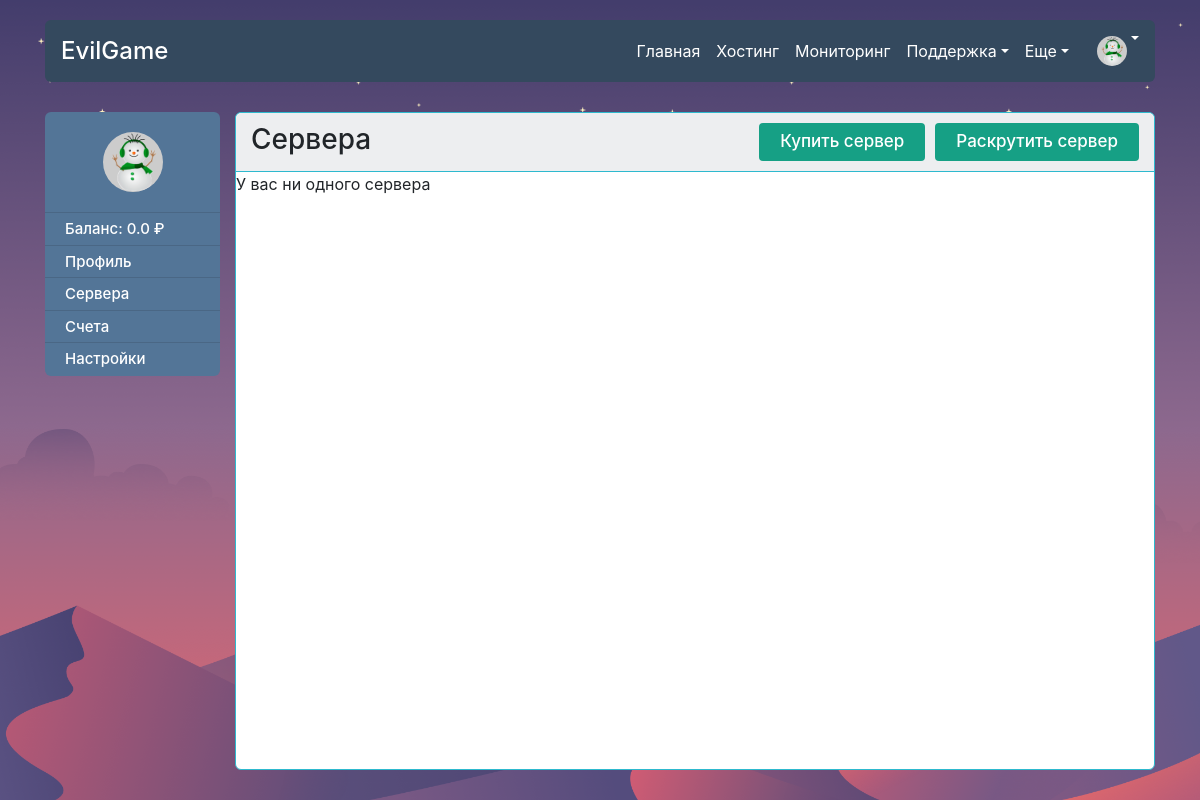
The app's page /panel/servers/ (signed in), older data.
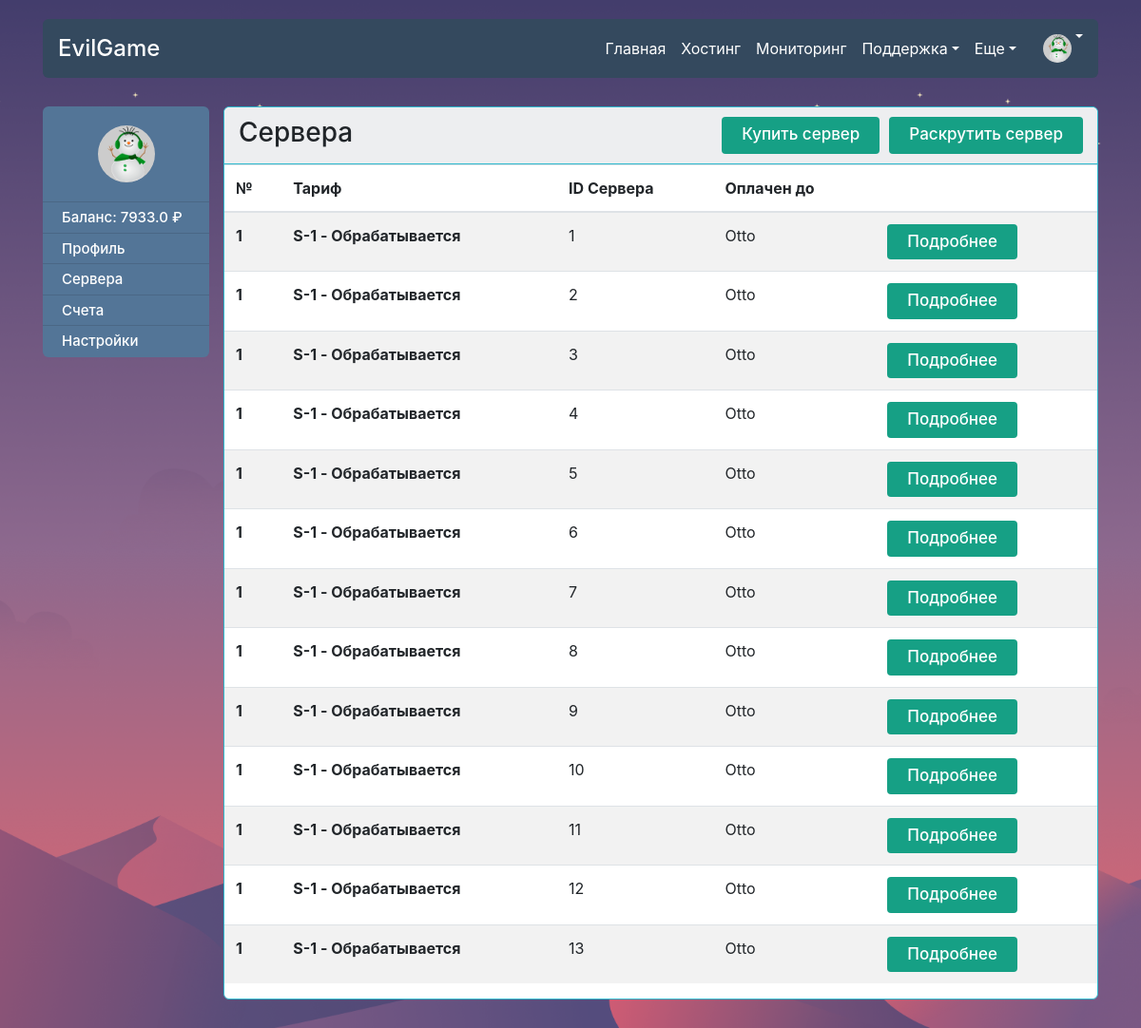
The same page, newer data.
### main/models.py (models this page shows, shortened)
class User(AbstractBaseUser):
    objects = MyUserManager()
    username = models.CharField(verbose_name='username', max_length=20, unique=True)
    first_name = models.CharField(verbose_name='first name', max_length=25)
    last_name = models.CharField(verbose_name='last name', max_length=25)
    email = models.EmailField(
        verbose_name='email address',
        max_length=255,
        unique=True
    )
    date_joined = models.DateTimeField(verbose_name='date joined', default=timezone.now)
    is_active = models.BooleanField(default=False)
    is_admin = models.BooleanField(default=False)
    money = models.FloatField(verbose_name='money of user', default=0)
    activation_code = models.CharField(max_length=20, default=objects.make_random_password(length=20))
    password_recovery_code = models.CharField(max_length=20, default='None')
    show_tips = models.BooleanField(default=True)
    photo = models.ImageField(upload_to='main/media/profile_photo/',
                              default='main/media/profile_photo/default.png')
    USERNAME_FIELD = 'username'
    REQUIRED_FIELDS = ['first_name', 'last_name', 'email']

class Server(models.Model):
    owner = models.ForeignKey(User)
    ip = models.CharField(max_length=40)
    password = models.CharField(max_length=40)
    login = models.CharField(max_length=40)
    activation_date = models.DateTimeField(null=True)
    status = models.CharField(max_length=30, default="Обрабатывается")
    price = models.IntegerField()
    name = models.CharField(max_length=60)
    processor = models.CharField(max_length=60)
    ram = models.CharField(max_length=60)
    disk = models.CharField(max_length=60)
    def __str__(self):
        return self.name

### main/views.py (the view)
# urls.py: url(r'panel/servers/$', views.servers, name='servers'),
@login_required
def servers(request):
    user_servers = request.user.server_set.all()
    context = {
        'servers' : user_servers,
    }
    return render(request, 'servers.html', context)

### main/auth_backend.py (called while the page is built)
    def get_user(self, user_id):
        try:
            return User.objects.get(pk=user_id)
        except User.DoesNotExist:
            return None

### templates/servers.html (shortened to what this page needs)
{% extends "panel.html" %}
{% load static %}
{% block panel-header%}
<h3>Сервера</h3>
<a href="{% url "servers_for_sale" %}" class="ml-auto btn start-btn">Купить сервер</a>
<a href="#" style="margin-left: 10px" class=" btn start-btn">Раскрутить сервер</a>
{% endblock %}
{% block panel-body %}
<div class="row">
    {% if servers %}
<table class="table table-striped">
  <thead>
    <tr>
      <th>№</th>
      <th scope="col">Тариф</th>
      <th scope="col">ID Сервера</th>
      <th scope="col">Оплачен до</th>
      <th scope="col"></th>
    </tr>
  </thead>
  <tbody>
    {% for server in servers %}
    <tr>
      <th>1</th>
      <th scope="row">{{ server }} - {{ server.status }}</th>
      <td>{{server.id}}</td>
      <td>Otto</td>
      <td><a href="{% url "servers_for_sale" %}" class="ml-auto btn start-btn">Подробнее</a></td>
    </tr>
    {% endfor %}
    {% else %}
    У вас ни одного сервера
{% endif %}
</div>
{% endblock %}

### templates/panel.html (shortened to what this page needs)
{% load static %}
<!DOCTYPE html>
  <html>
    <head>
      {% include "other/links.html" %}
    </head>
    <body>
      <div class="wrapper">
        <div id="header1" class="header">
          {% include "other/header.html" %}
          <div class="panel-wrapper">
            <div class="container">
              <div class="row">
                <div class="col-md-2 panel-nav-p-fixer">
                  <div class="btn-group-vertical side-nav" role="group" aria-label="Vertical button group" style="width: 100%;">
                    <div class="ava" style="width: 100%; background: #537597">
                      <div class="user-photo">
                        <img src="{{ user.photo.url }}" alt="">
                      </div>
                      <br>
                    </div>
                    <button onclick="window.location.href='{% url "profile" %}'" type="button" class="btn btn-secondary">Баланс: {{user.money}} ₽</button>
                    <button onclick="window.location.href='{% url "profile" %}'" type="button" class="btn btn-secondary">Профиль</button>
                    <button onclick="window.location.href='{% url "servers" %}'" type="button" class="btn btn-secondary">Сервера</button>
                    <button onclick="window.location.href='{% url "servers" %}'" type="button" class="btn btn-secondary">Счета</button>
                    <button onclick="window.location.href='{% url "login" %}'" type="button" class="btn btn-secondary" style="border-radius: 0px 0px 6px 6px;-moz-border-radius: 0px 0px 6px 6px;-webkit-border-radius: 0px 0px 6px 6px;">Настройки</button>
                  </div>
                </div>
                <div class="col-md-10">
                  <div class="card tbp-card panel-card">
                    <div class="card-header panel-card-header nav">
                        {% block panel-header %}
                        {% endblock %}
                    </div>
                    <div class="card-body panel-card-body">
                      <div class="container">
                        {% block panel-body %}
                        {% endblock %}
                      </div>
                    </div>
                  </div>
                </div>
              </div>
            </div>
          </div>
        </div>
      </div>
    </body>
  </html>

### templates/other/links.html (shortened to what this page needs)
{% load static %}
<link rel="stylesheet" href="https://maxcdn.bootstrapcdn.com/bootstrap/4.0.0/css/bootstrap.min.css">
<link rel="stylesheet" href="https://maxcdn.bootstrapcdn.com/font-awesome/4.3.0/css/font-awesome.min.css">
<link rel="stylesheet" href="{% static 'css/style.css' %}">
<link rel="stylesheet" href="{% static 'css/media.css' %}">

### templates/other/header.html (shortened to what this page needs)
<div class="container">
          <nav class="navbar navbar-expand-lg navigation">
            <a class="navbar-brand" href="{% url 'index' %}">EvilGame</a>
            <div class="collapse navbar-collapse" id="navbarSupportedContent">
              <ul class="navbar-nav ml-auto">
                <li class="nav-item active">
                  <a class="nav-link" href="#">Главная <span class="sr-only">(current)</span></a>
                </li>
                <li class="nav-item">
                  <a class="nav-link" href="#">Хостинг</a>
                </li>
                <li class="nav-item">
                  <a class="nav-link" href="#">Мониторинг</a>
                </li>
                <li class="nav-item dropdown">
                  <a class="nav-link dropdown-toggle" data-toggle="dropdown" href="#" role="button" aria-haspopup="true" aria-expanded="false">Поддержка</a>
                </li>
                <li class="nav-item dropdown">
                  <a class="nav-link dropdown-toggle" data-toggle="dropdown" href="#" role="button" aria-haspopup="true" aria-expanded="false">Еще</a>
                </li>
                <li class="nav-item dropdown" style="margin-left: 20px">
                {% if user.is_authenticated %}
                    <div class="header-ava dropdown-toggle" style="width: 100%; margin-top: 5px" data-toggle="dropdown" href="#" role="button" aria-haspopup="true" aria-expanded="false">
                      <div class="user-photo" style="display: inline-block;">
                        <img src="{{ user.photo.url }}" alt="">
                      </div>
                    </div>
                  {% else %}
                  <button style="margin-left: 6px" type="button" class="btn btn-warning" onclick="window.location.href = '{% url "login" %}?next=/'">Войти</button>
                  {% endif %}
                </li>
              </ul>
          </div>
        </nav>
        </div>

### templates/other/scripts.html (shortened to what this page needs)
{% load static %}

### main/static/css/style.css (style rules this page uses)
.header { width: 100%; height: 100vh; padding: 20px 0px 20px 0px; background-image: url(../img/header-wp.png); background-position: bottom; background-size: cover; }
.navigation { background: #34495E; border-radius: 6px 6px 6px 6px; -moz-border-radius: 6px 6px 6px 6px; -webkit-border-radius: 6px 6px 6px 6px; border: 0px solid #000000; margin-bottom: 30px; color: white; }
.navigation a { color: white !important; }
.navbar-brand { font-weight: 500; font-size: 1.5rem; }
.start-btn { background: #16A085; color: white; }
.btn { padding: 5px 20px 5px 20px; font-size: 17px; font-weight: 500 }
.card { transition: 0.3s; border-radius: 6px 6px 6px 6px; -moz-border-radius: 6px 6px 6px 6px; -webkit-border-radius: 6px 6px 6px 6px; }
.card-header { padding: 20px 20px 20px 30px; border: 0px; border-radius: 6px 6px 0px 0px !important; -moz-border-radius: 6px 6px 0px 0px !important; -webkit-border-radius: 6px 6px 0px 0px !important; border: 0px solid #000000 !important; }
.card-block li, ul { list-style-type: none; padding: 0px; margin: 0px; }
.ava { border: 0 !important; border-radius: 6px 6px 0px 0px; -moz-border-radius: 6px 6px 0px 0px; -webkit-border-radius: 6px 6px 0px 0px; padding: 20px 20px 20px 20px; background: #34495E; display: flex; flex-flow: row wrap; align-items: flex-start; }
.header-ava { border: 0 !important; display: flex; flex-flow: row wrap; align-items: flex-start; }
.header-ava .user-photo { width: 30px; height: 30px; background-color: #ccc; border-radius: 50%; margin: 0 auto; overflow: hidden; }
.header-ava .user-photo img { height: 100%; }
.ava .user-photo { width: 60px; height: 60px; background-color: #ccc; border-radius: 50%; margin: 0 auto; overflow: hidden; }
.ava .user-photo img { height: 100%; }
.side-nav button { background-color: #537597; text-align: left !important; border-top:1px solid #4A6785; border-right:0px solid #2eb9ce; border-bottom:0px solid #2eb9ce; border-left:0px solid #2eb9ce; font-size: 15px }
.tbp-card { border: 1px solid #2eb9ce !important; }
.panel-card { height: calc(100vh - 80px - 62px) }
.panel-card-header { height: 60px; background: #EDEEF0; padding: 10px 15px 10px 15px; border-bottom: 1px solid #2eb9ce !important; }
.panel-card-header h3 { margin: 0; }
.panel-card-body { overflow-y: scroll; overflow-x: scroll; padding: 0px !important; height: calc(100vh - 80px - 62px - 50px) }

### main/static/css/media.css (style rules this page uses)
@media screen and (min-width: 1199px) { .panel-nav-p-fixer { padding-right: 0 !important; } }

Row changes from the older to the newer data that the page shows:
changed User: money "0.0" → "7933.0"
added Server: name "S-1", status "Обрабатывается", id "1"
added Server: name "S-1", status "Обрабатывается", id "2"
added Server: name "S-1", status "Обрабатывается", id "3"
added Server: name "S-1", status "Обрабатывается", id "4"
added Server: name "S-1", status "Обрабатывается", id "5"
added Server: name "S-1", status "Обрабатывается", id "6"
added Server: name "S-1", status "Обрабатывается", id "7"
added Server: name "S-1", status "Обрабатывается", id "8"
added Server: name "S-1", status "Обрабатывается", id "9"
added Server: name "S-1", status "Обрабатывается", id "10"
added Server: name "S-1", status "Обрабатывается", id "11"
added Server: name "S-1", status "Обрабатывается", id "12"
added Server: name "S-1", status "Обрабатывается", id "13"
Text that changed along with them:
text no longer shown: "У вас ни одного сервера"
text now shown: "№ Тариф ID Сервера Оплачен до"
